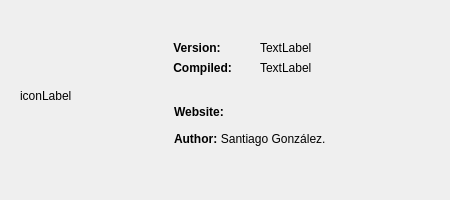
<?xml version="1.0" encoding="UTF-8"?>
<ui version="4.0">
 <class>AboutDialog</class>
 <widget class="QDialog" name="AboutDialog">
  <property name="geometry">
   <rect>
    <x>0</x>
    <y>0</y>
    <width>450</width>
    <height>200</height>
   </rect>
  </property>
  <property name="sizePolicy">
   <sizepolicy hsizetype="Fixed" vsizetype="Fixed">
    <horstretch>0</horstretch>
    <verstretch>0</verstretch>
   </sizepolicy>
  </property>
  <property name="minimumSize">
   <size>
    <width>450</width>
    <height>200</height>
   </size>
  </property>
  <property name="maximumSize">
   <size>
    <width>600</width>
    <height>800</height>
   </size>
  </property>
  <property name="windowTitle">
   <string>About SimOscope</string>
  </property>
  <widget class="QTextEdit" name="textEdit">
   <property name="geometry">
    <rect>
     <x>170</x>
     <y>100</y>
     <width>241</width>
     <height>71</height>
    </rect>
   </property>
   <property name="palette">
    <palette>
     <active>
      <colorrole role="Base">
       <brush brushstyle="SolidPattern">
        <color alpha="0">
         <red>170</red>
         <green>255</green>
         <blue>255</blue>
        </color>
       </brush>
      </colorrole>
     </active>
     <inactive>
      <colorrole role="Base">
       <brush brushstyle="SolidPattern">
        <color alpha="0">
         <red>170</red>
         <green>255</green>
         <blue>255</blue>
        </color>
       </brush>
      </colorrole>
     </inactive>
     <disabled>
      <colorrole role="Base">
       <brush brushstyle="SolidPattern">
        <color alpha="255">
         <red>239</red>
         <green>235</green>
         <blue>231</blue>
        </color>
       </brush>
      </colorrole>
     </disabled>
    </palette>
   </property>
   <property name="styleSheet">
    <string notr="true"/>
   </property>
   <property name="frameShape">
    <enum>QFrame::NoFrame</enum>
   </property>
   <property name="lineWidth">
    <number>0</number>
   </property>
   <property name="documentTitle">
    <string notr="true"/>
   </property>
   <property name="undoRedoEnabled">
    <bool>false</bool>
   </property>
   <property name="html">
    <string notr="true">&lt;!DOCTYPE HTML PUBLIC &quot;-//W3C//DTD HTML 4.0//EN&quot; &quot;http://www.w3.org/TR/REC-html40/strict.dtd&quot;&gt;
&lt;html&gt;&lt;head&gt;&lt;meta name=&quot;qrichtext&quot; content=&quot;1&quot; /&gt;&lt;style type=&quot;text/css&quot;&gt;
p, li { white-space: pre-wrap; }
&lt;/style&gt;&lt;/head&gt;&lt;body style=&quot; font-family:'Ubuntu'; font-size:10pt; font-weight:400; font-style:normal;&quot;&gt;
&lt;p style=&quot; margin-top:0px; margin-bottom:0px; margin-left:0px; margin-right:0px; -qt-block-indent:0; text-indent:0px;&quot;&gt;&lt;span style=&quot; font-family:'Sans Serif'; font-size:9pt; font-weight:600;&quot;&gt;Website:&lt;/span&gt; &lt;/p&gt;
&lt;p style=&quot; margin-top:12px; margin-bottom:12px; margin-left:0px; margin-right:0px; -qt-block-indent:0; text-indent:0px;&quot;&gt;&lt;span style=&quot; font-family:'Sans Serif'; font-size:9pt; font-weight:600;&quot;&gt;Author:&lt;/span&gt; &lt;span style=&quot; font-family:'Sans Serif'; font-size:9pt;&quot;&gt;Santiago González.&lt;/span&gt; &lt;/p&gt;&lt;/body&gt;&lt;/html&gt;</string>
   </property>
   <property name="tabStopWidth">
    <number>20</number>
   </property>
   <property name="textInteractionFlags">
    <set>Qt::TextSelectableByMouse</set>
   </property>
   <property name="placeholderText">
    <string notr="true"/>
   </property>
  </widget>
  <widget class="QLabel" name="label">
   <property name="geometry">
    <rect>
     <x>170</x>
     <y>40</y>
     <width>71</width>
     <height>16</height>
    </rect>
   </property>
   <property name="font">
    <font>
     <weight>75</weight>
     <bold>true</bold>
    </font>
   </property>
   <property name="text">
    <string> Version:</string>
   </property>
  </widget>
  <widget class="QLabel" name="version">
   <property name="geometry">
    <rect>
     <x>260</x>
     <y>40</y>
     <width>171</width>
     <height>16</height>
    </rect>
   </property>
   <property name="text">
    <string>TextLabel</string>
   </property>
  </widget>
  <widget class="QLabel" name="label_3">
   <property name="geometry">
    <rect>
     <x>170</x>
     <y>60</y>
     <width>81</width>
     <height>16</height>
    </rect>
   </property>
   <property name="font">
    <font>
     <weight>75</weight>
     <bold>true</bold>
    </font>
   </property>
   <property name="text">
    <string> Compiled:</string>
   </property>
  </widget>
  <widget class="QLabel" name="compiled">
   <property name="geometry">
    <rect>
     <x>260</x>
     <y>60</y>
     <width>171</width>
     <height>16</height>
    </rect>
   </property>
   <property name="text">
    <string>TextLabel</string>
   </property>
  </widget>
  <widget class="QLabel" name="iconLabel">
   <property name="geometry">
    <rect>
     <x>20</x>
     <y>30</y>
     <width>131</width>
     <height>131</height>
    </rect>
   </property>
   <property name="text">
    <string>iconLabel</string>
   </property>
  </widget>
 </widget>
 <resources/>
 <connections/>
</ui>
